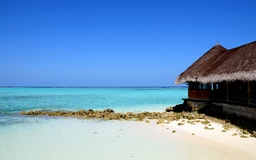
#> input picture home_task/img/7.jpg, 256 x 160 px, shrunk from 2560 x 1600 before the run, given in place of CFancy.jpg, which was not available
$ python kernel_filters.py
#> lines starting #> are read from the running program, lines starting #| are printed output that depends on the picture
from  PIL import Image
from random import randrange

#соответствие диапазону
def constrain(val, min_val, max_val):
    return min(max_val, max(min_val, val))

#функция наложения матрицы
def kernel(pixels,mat,l,div):
	rRes, gRes, bRes = 0, 0, 0
	for c in range(l):
		for k in range(l):
			rBuf, gBuf, bBuf = pixels[i - l // 2 + c, j - l // 2 + k]
			rBuf, gBuf, bBuf= rBuf * mat[c][k] , gBuf * mat[c][k] , bBuf * mat[c][k]
			rRes  += rBuf
			gRes  += gBuf
			bRes  += bBuf

	rRes = round(rRes / div)
	gRes = round(gRes / div)
	bRes = round(bRes / div)

	rRes = constrain(rRes,0,255)
	bRes = constrain(bRes,0,255)
	gRes = constrain(gRes,0,255)

	return rRes, gRes, bRes


#матрицы фильтров
blur = [[1, 2, 1],
		[2, 4, 2],
		[1, 2, 1]]


emboss = [[-2, -1, 0],
		 [-1, 1, 1],
		 [0, 1, 2]]

sharpen = [[0, -1, 0],
		  [-1, 5, -1],
		  [0, -1, 0]]

edged = [[0, 1, 0],
		 [1, -4, 1],
		 [0, 1, 0]]

edgee = [[0, 0, 0],
		 [-1, 1, 0],
		 [0, 0, 0]]

sobelh = [[1, 2, 1],
		  [0, 0, 0],
		  [-1, -2, -1]]

sobelv = [[1, 0, -1],
		 [2, 0, -2],
		 [1, 0, -1]]

bblur = [[1, 1, 1],
		 [1, 1, 1],
		 [1, 1, 1]]

#осторожно!!!
mblur =   [[1, 0, 0, 0, 0, 0, 0, 0, 0],
		  [0, 1, 0, 0, 0, 0, 0, 0, 0],
		  [0, 0, 1, 0, 0, 0, 0, 0, 0],
		  [0, 0, 0, 1, 0, 0, 0, 0, 0],
		  [0, 0, 0, 0, 1, 0, 0, 0, 0],
		  [0, 0, 0, 0, 0, 1, 0, 0, 0],
		  [0, 0, 0, 0, 0, 0, 1, 0, 0],
		  [0, 0, 0, 0, 0, 0, 0, 1, 0],
		  [0, 0, 0, 0, 0, 0, 0, 0, 1]]

#кофэициент
div = 1

#путь к картинке
path = "CFancy.jpg"

#куда сохранить картинку
spath = "CFancy2.jpg"

mat = blur
im = Image.open(path)
#> im is the input picture: PIL image 256x160 RGB; mean R, G, B 108.5, 150.5, 195.1
im2 = Image.open(path)
pixels = im.load()
pixels2 = im2.load()
x, y = im.size
#> x = 256; y = 160
print("Введите название фильтра: blur, emboss, sharpen, edged, edgee, sobelh, sobelv, mblur")
mode = input()
if mode == "blur":
	mat = blur
	div = 16
if mode == "emboss":
	mat = emboss
if mode == "sharpen":
	mat = sharpen
if mode == "edged":
	mat = edged
if mode == "edgee":
	mat = edgee
if mode == "sobelh":
	mat = sobelh
if mode == "sobelv":
	mat = sobelv
if mode == "mblur":
	mat = mblur
	div = 9


l = len(mat)
for i in range(x):
	for j in range(y):
		r, g, b = pixels[i, j]
		if i in range(l // 2, x - l // 2) and j in range(l // 2, y - l//2):
			r, g, b = kernel(pixels, mat,l,div)
		pixels2[i, j] = r, g, b

im2.save(spath)
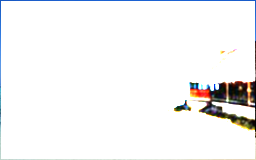
#> saved as CFancy2.jpg: PIL image 256x160 RGB; mean R, G, B 245, 244.7, 244.5
im2.show()

$ run again, on home_task/img/small-image.jpg
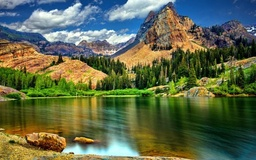
#> input picture home_task/img/small-image.jpg, 256 x 160 px, shrunk from 620 x 388 before the run, given in place of CFancy.jpg, which was not available
#> im is the input picture: PIL image 256x160 RGB; mean R, G, B 94.8, 105.1, 75.6
#> `im2.save(spath)`:
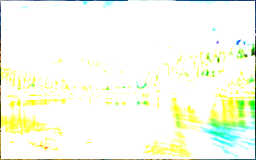
#> saved as CFancy2.jpg: PIL image 256x160 RGB; mean R, G, B 247, 251.8, 235.7
